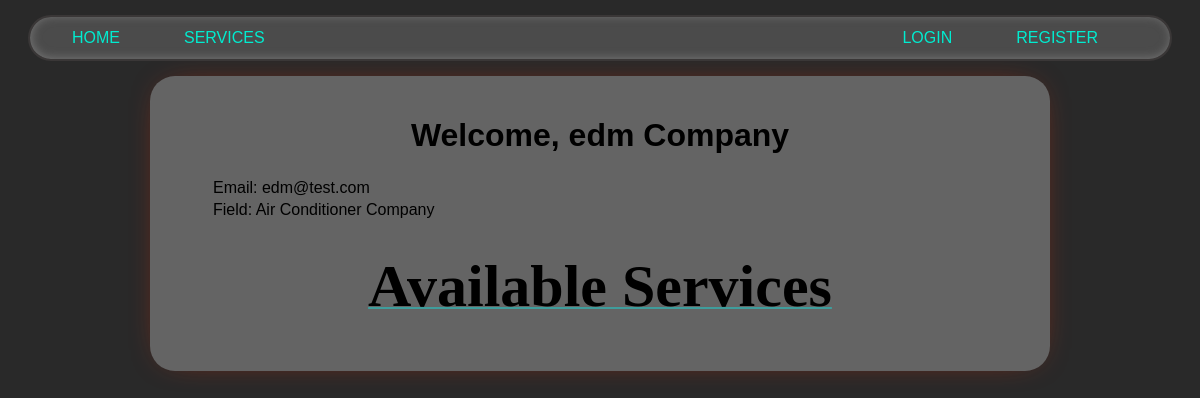
Page /company/edm on the earlier database version.
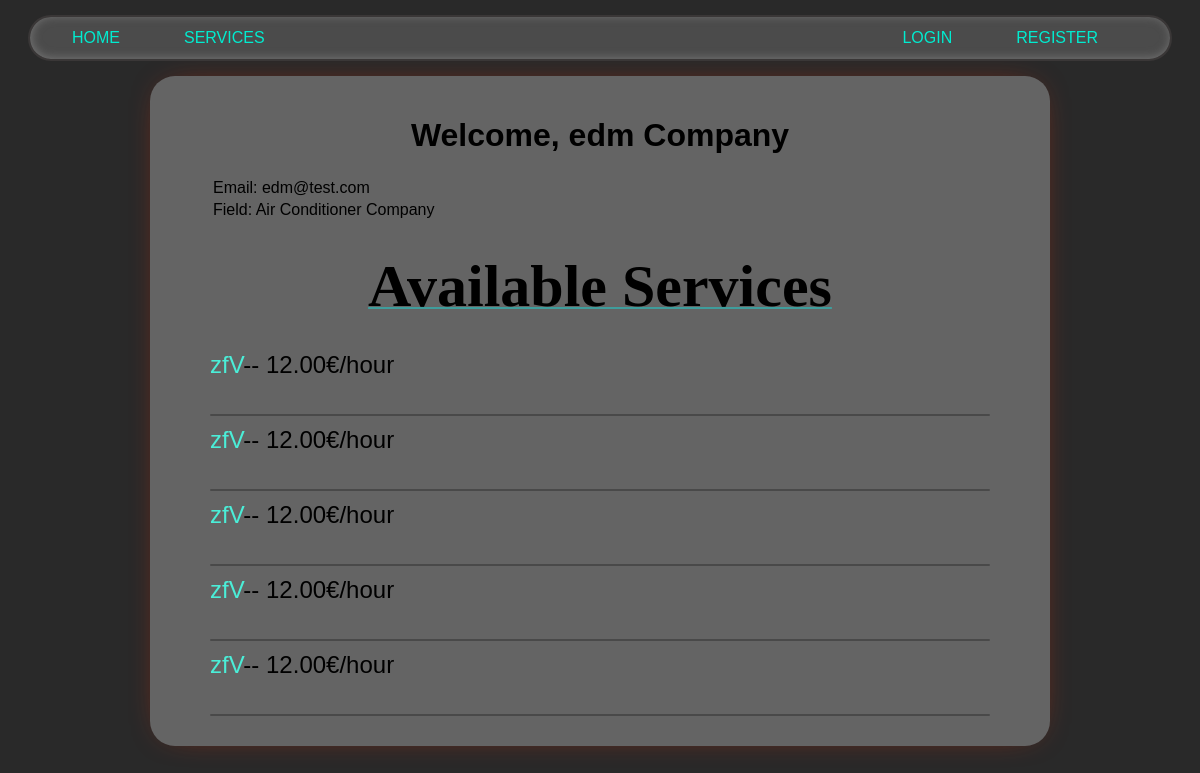
Same page on the later database version.
### users/models.py (models this page shows, shortened)
class User(AbstractUser):
    is_company = models.BooleanField(default=False)
    is_customer = models.BooleanField(default=False)
    birth=models.DateField(null=True, default='2000-01-01')
    email = models.CharField(max_length=100, unique=True)

class Company(models.Model):
    user = models.OneToOneField(
    User, on_delete=models.CASCADE, primary_key=True)
    field = models.CharField(max_length=70, choices=(('Air Conditioner', 'Air Conditioner'),
                                                     ('All in One', 'All in One'),
                                                     ('Carpentry', 'Carpentry'),
                                                     ('Electricity',
                                                      'Electricity'),
                                                     ('Gardening', 'Gardening'),
                                                     ('Home Machines',
                                                      'Home Machines'),
                                                     ('House Keeping',
                                                      'House Keeping'),
                                                     ('Interior Design',
                                                      'Interior Design'),
                                                     ('Locks', 'Locks'),
                                                     ('Painting', 'Painting'),
                                                     ('Plumbing', 'Plumbing'),
                                                     ('Water Heaters', 'Water Heaters')), blank=False, null=False)
    rating = models.IntegerField(
        validators=[MaxValueValidator(5), MinValueValidator(0)], default=0)

### services/models.py (models this page shows, shortened)
class Service(models.Model):
    company = models.ForeignKey(Company, on_delete=models.CASCADE)
    name = models.CharField(max_length=40)
    description = models.TextField()
    price_hour = models.DecimalField(decimal_places=2, max_digits=100)
    rating = models.IntegerField(validators=[MinValueValidator(
        0), MaxValueValidator(5)], default=0)
    choices = (
        ('Air Conditioner', 'Air Conditioner'),
        ('Carpentry', 'Carpentry'),
        ('Electricity', 'Electricity'),
        ('Gardening', 'Gardening'),
        ('Home Machines', 'Home Machines'),
        ('House Keeping', 'House Keeping'),
        ('Interior Design', 'Interior Design'),
        ('Locks', 'Locks'),
        ('Painting', 'Painting'),
        ('Plumbing', 'Plumbing'),
        ('Water Heaters', 'Water Heaters'),
    )
    field = models.CharField(max_length=30, blank=False,
                             null=False, choices=choices)
    date = models.DateTimeField(auto_now=True, null=False)

### netfix/views.py (the view)
# urls.py: path('company/<slug:name>', v.company_profile, name='company_profile'),
def company_profile(request, name):
    user = User.objects.get(username=name)
    services = Service.objects.filter(
        company=Company.objects.get(user=user)).order_by("-date")
    return render(request, 'users/profile.html', {'user': user, 'services': services})

### users/templates/users/profile.html (shortened to what this page needs)
{% extends 'main/base.html' %}
{% block content %}
    {% if user.is_customer %}
    <h1 style align='center'>Welcome, {{ user.username }}</h1>
    <table><thead>
        <tr>
            <td>Age: {{users.birth}} </td>
        </tr></thead>
    <tbody>
        <tr>
            <td>Email: {{ user.email }}</td>
        </tr>
    </tbody>
    </table>
    {% else %}
    <h1 align="center">Welcome, {{ user.username }} Company</h1>
    <table><thead>
        <tr>
            <td>Email: {{ user.email }}</td>
        </tr></thead>
    <tbody>
        <tr>
            <td>Field: {{user.company.field}} Company</td>
        </tr>
    </tbody>
    </table>
       {% endif %}
    {% if 'customer' in request.path %}
        <p class="title">Previous Requested Services</p>
    {% else %}
        <p class="title">Available Services</p>
    {% endif %}
    {% if user.is_customer %}
        {% for service in sh %}
        <div style="font-family: Arial, sans-serif; line-height: 1.6; margin: 20px;">
            <h2 style="color: #4CAF50;">Payment Confirmation and Thank You for Using Our Services</h2>
            <p>Dear <strong>{{service.name}}</strong>,</p>
            <p>
                We sincerely thank you for choosing our services. We are pleased to confirm that the payment
                for the service "<strong>{{service.job_name}}</strong>" has been successfully received and processed.
            </p>
            <h3>Service Details:</h3>
            <ul>
                <li><strong>Service Rendered:</strong> {{service.custom_field}}</li>
                <li><strong>Amount Paid:</strong> {{service.salary}}€</li>
                <li><strong>Payment Date:</strong> {{service.request_date}}</li>
                <li><strong>Payment Method:</strong> Credit card</li>
            </ul>
            <p>
                We hope our service met your expectations. If you have any questions or need further assistance,
                please feel free to contact us at  <a href="mailto:rafta74@gmail.com">rafta74@gmail.com</a> | or
                call us at <strong>06 12 34 56 78</strong>.
            </p>
            <p>Thank you again for your trust. We look forward to serving you in the future.</p>
        </div>
        <hr style="border: 1px solid #ddd; margin-top: 20px;">
        {% endfor %}
    {% else %}
        {% for service in services %}
        <div class="list_services_profile">
            <a href="/services/{{service.id}}">{{service.name}}</a>-- {{service.price_hour}}€/hour
            <div class="line"></div>
        </div>
        {% endfor %}
    {% endif %}
{% endblock %}

### main/templates/main/base.html (shortened to what this page needs)
{% load static %}
<!DOCTYPE html>
<html lang="en">
  <head>
    <link
      rel="stylesheet"
      type="text/css"
      href="{% static 'css/style.css' %}"
    />
  </head>
  <body>
    {% include 'main/navbar.html' %}
    <div class='content'>
      {% block content %}
      {% endblock %}
    </div>
  </body>
</html>

### main/templates/main/navbar.html (shortened to what this page needs)
<nav class="navbar">
    <ul>
        <li><a href="/">Home</a></li>
        <li>
            <a href="/services/">Services</a>
        </li>
        <div style="margin-left: auto; display: flex; gap: 1rem;">
        <ul>
            {% if request.user.is_authenticated%}
                {% if user.is_customer%}
                    <li><a href="/customer/{{ request.user.username }}">Profile</a></li>
                {% else %}
                    <li><a href="/company/{{ request.user.username }}">Profile</a></li>
                {% endif %}
            {%else%}
                <li><a href="/login/">LOGIN</a></li>
                <li><a href="/register/">REGISTER</a></li>
            {% endif%}
        </ul>
    </div>
    </ul>
</nav>

### static/css/style.css (style rules this page uses)
body { background: #292929; font-family: 'Lexend Exa', sans-serif; padding: 0; margin: 0; }
a { color: #4beed8; text-decoration: none; }
.content { background-color: #646464; margin: 0 auto; width: 65%; padding: 20px 60px; box-shadow: 0px 0px 35px -20px #ec2f00; border-radius: 25px; }
.content p { text-align: center; margin: 30px 0px; white-space: pre-line; }
.title { text-align: center; font-family: 'Times New Roman', Times, serif; font-size: 60px; font-weight: bold; text-decoration: 2px underline; text-decoration-color: rgba(0, 255, 251, 0.37); }
.navbar { position: sticky; top: 15px; box-shadow: inset 1px -1px 10px rgb(116, 116, 116); border: 2px solid rgb(58, 55, 55); border-radius: 30px; animation: slide-in 1s ease-out; background-color: #4b4b4b; width: 95%; margin: 0 auto; margin-bottom: 30px; }
.navbar ul { position: relative; display: flex; flex: 1 1 auto; margin: 0; padding: 0 30px; list-style-type: none; }
.navbar ul li:not(:last-child) { margin-right: 40px; }
.navbar ul li { border: 2px solid transparent; border-radius: 5px; padding: 10px; transition: background 0.2s; }
.navbar ul li a { color: #00ecd0; text-decoration: none; text-transform: uppercase; transition: color 0.2s; }
.line { width: 100%; margin: 0 auto; height: 2px; background-color: #00000044; border-radius: 20px; margin-bottom: 10px; margin-top: 35px; }
.list_services_profile { font-size: x-large; }

Differences in the rows shown:
added Service: name "zfV", price_hour "12.00"
added Service: name "zfV", price_hour "12.00"
added Service: name "zfV", price_hour "12.00"
added Service: name "zfV", price_hour "12.00"
added Service: name "zfV", price_hour "12.00"
